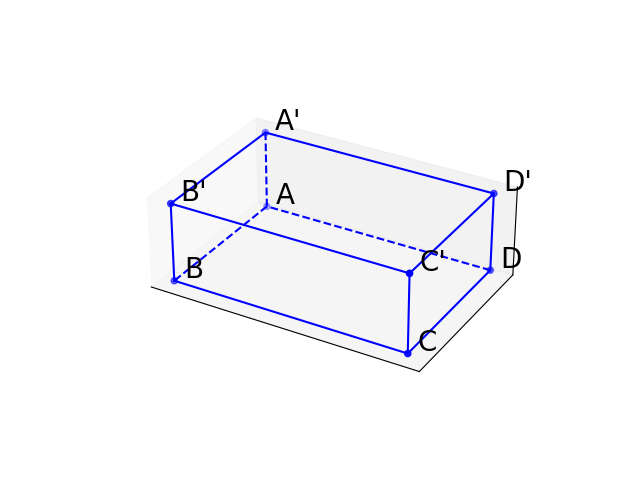

Here is the Python script that generated this plot:
import matplotlib.pyplot as plt
from mpl_toolkits.mplot3d import Axes3D
import numpy as np

fig = plt.figure()
ax = fig.add_subplot(111, projection='3d')

# Define the vertices of the cube
vertices = np.array([
    [0, 0, 0],  # B
    [1, 0, 0],  # C
    [1, 1, 0],  # D
    [0, 1, 0],  # A
    [0, 0, 1],  # N
    [1, 0, 1],  # M
    [1, 1, 1],  # P
    [0, 1, 1]   # Q
])

# Create a list of edges connecting the vertices
edges = [
    [0, 1], [1, 2], [2, 3], [3, 0],  # Bottom Face
    [4, 5], [5, 6], [6, 7], [7, 4],  # Top Face
    [0, 4], [1, 5], [2, 6], [3, 7]   # Side Edges
]

# Distinguish front and back edges
front_edges = [[0, 1], [1, 2], [5, 6], [6, 7], [1, 5], [2, 6], [4, 7], [4, 5], [0, 4]]
back_edges = [[3, 7], [3, 0], [2, 3]]

# Plot the vertices
ax.scatter(vertices[:, 0], vertices[:, 1], vertices[:, 2], color='b')

# Plot front edges as solid lines
for edge in front_edges:
    points = vertices[edge]
    ax.plot(points[:, 0], points[:, 1], points[:, 2], 'b')

# Plot back edges as dashed lines
for edge in back_edges:
    points = vertices[edge]
    ax.plot(points[:, 0], points[:, 1], points[:, 2], 'b--')  # Dashed line

# Annotate the vertices
labels = ['B', 'C', 'D', 'A', 'B\'', 'C\'', 'D\'', 'A\'']
offset = 0.03
for i, txt in enumerate(labels):
    ax.text(vertices[i][0] + offset, vertices[i][1] + offset, vertices[i][2] + offset, txt, size=20, color='k')

# Remove the grid and axis ticks
ax.grid(False)
ax.set_xticks([])
ax.set_yticks([])
ax.set_zticks([])

# Optionally remove the axis labels if desired
ax.set_xlabel('')
ax.set_ylabel('')
ax.set_zlabel('')

# Setting the axes to be equal for a more symmetric view
ax.set_box_aspect([3, 2, 1])  # Equal aspect ratio

plt.show()
